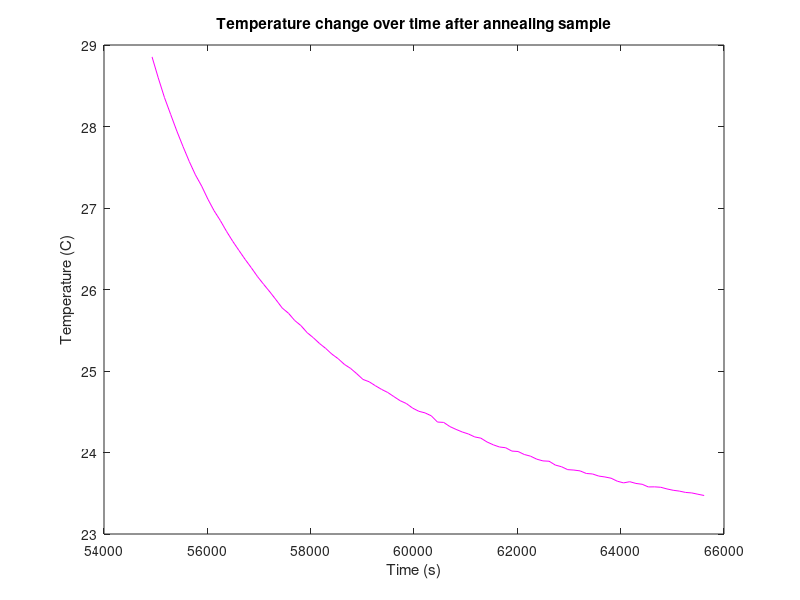
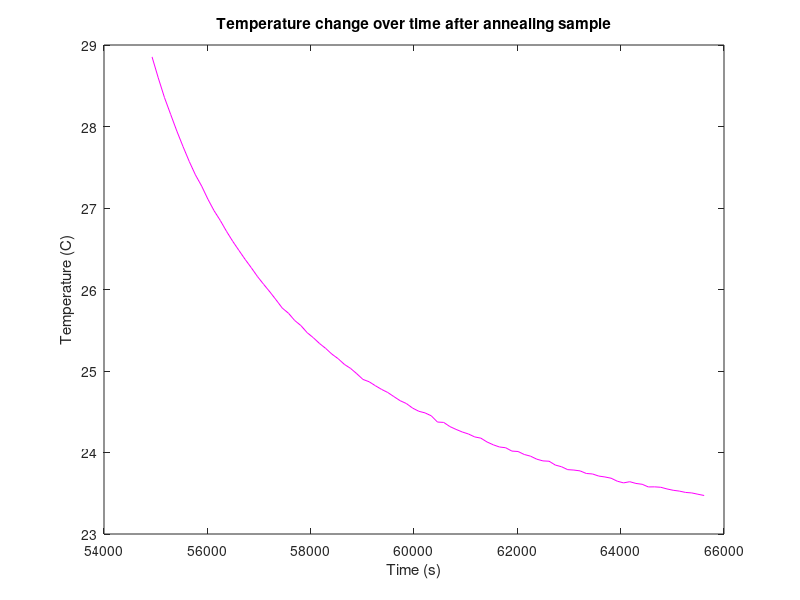
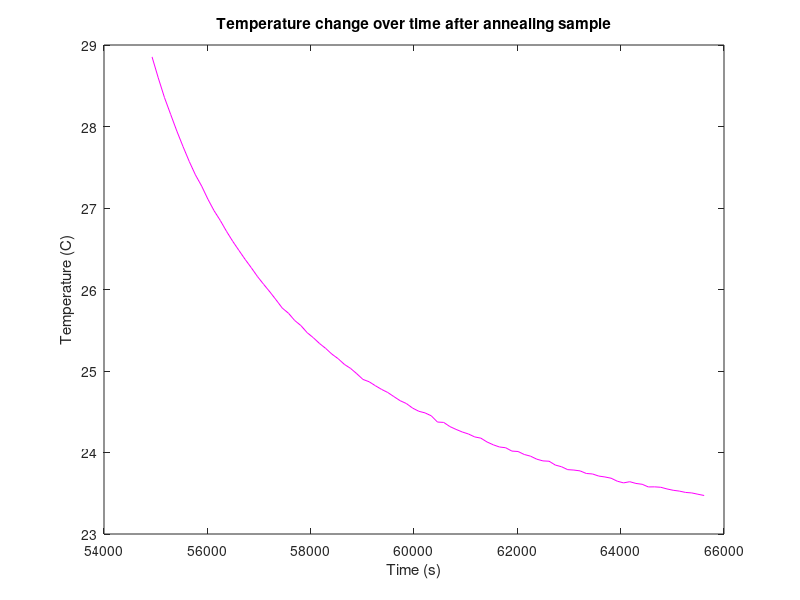
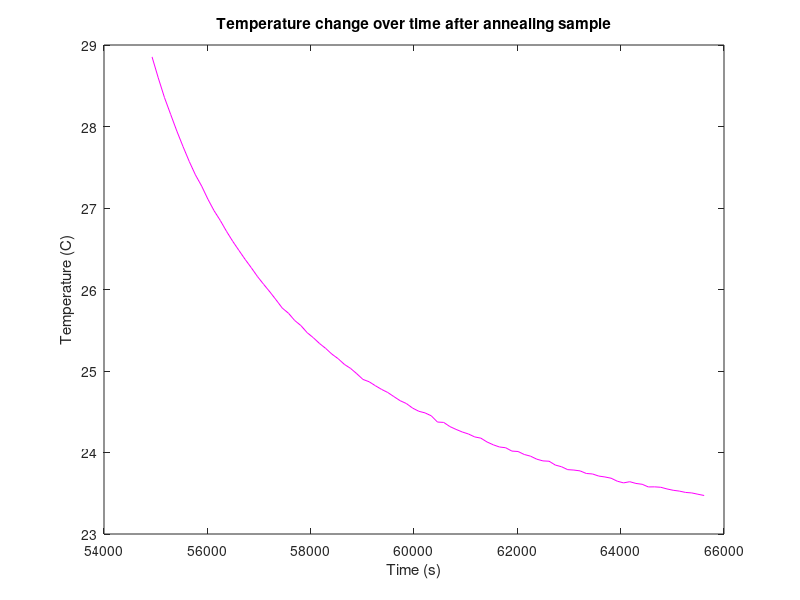

MATLAB code for these plots, in order:

% plot data and save so that files can be transferred from cluster to local
% machine and then viewed

load("./kns_evolution_data.mat");

% T_timestamp, which is the time from the heating element,
% starts at 39752.61500 seconds
% all_times, which are all the timestamps from the TGS unit,
% start at 39907 seconds
% These numbers seem arcane, but they are actually just clock
% time in seconds.
% We subtract off 10 hrs = 36000 seconds to make time axis
% labels less confusing.
T_timestamp = T_timestamp - 36000;
all_times = all_times - 36000;


fmt1 = "m";     % solid violet line
fmt2 = "*m";    % violet data points (scatter plot)
fmt3 = "--m";   % dashed violet line


plot(times.post_anneal00, Ts.post_anneal00, fmt1);
title("Temperature change over time after annealing sample");
xlabel("Time (s)");
ylabel("Temperature (C)");
print("-dpdflatex", "~/strand/plots/T_over_time_post_anneal00");
print("-dpsc", "~/strand/plots/T_over_time_post_anneal00");
print("-depsc", "~/strand/plots/T_over_time_post_anneal00");
print("-dsvg", "~/strand/plots/T_over_time_post_anneal00");
print("-dpdf", "~/strand/plots/T_over_time_post_anneal00");
print("-dpng", "~/strand/plots/T_over_time_post_anneal00");



plot(Ts.post_anneal00, alphas.post_anneal00, fmt2);
title("Thermal diffusivity as a function of temperature after annealing sample");
xlabel("Temperature (C)");
ylabel("Thermal diffusivity");
print("-dpdflatex", "~/strand/plots/alpha_vs_T_post_anneal00");
print("-dpsc", "~/strand/plots/alpha_vs_T_post_anneal00");
print("-depsc", "~/strand/plots/alpha_vs_T_post_anneal00");
print("-dsvg", "~/strand/plots/alpha_vs_T_post_anneal00");
print("-dpdf", "~/strand/plots/alpha_vs_T_post_anneal00");
print("-dpng", "~/strand/plots/alpha_vs_T_post_anneal00");



plot(times.post_anneal00, alphas.post_anneal00, fmt2); 
title("Thermal diffusivity as a function of time after annealing sample");
xlabel("Time (s)");
ylabel("Thermal diffusivity");
print("-dpdflatex", "~/strand/plots/alpha_vs_time_post_anneal00");
print("-dpsc", "~/strand/plots/alpha_vs_time_post_anneal00");
print("-depsc", "~/strand/plots/alpha_vs_time_post_anneal00");
print("-dsvg", "~/strand/plots/alpha_vs_time_post_anneal00");
print("-dpdf", "~/strand/plots/alpha_vs_time_post_anneal00");
print("-dpng", "~/strand/plots/alpha_vs_time_post_anneal00");






plot(all_times, all_alphas, fmt2);
title("Thermal diffusivity over time for entire experiment");
xlabel("Time (s)");
ylabel("Thermal diffusivity");
print("-dpdflatex", "~/strand/plots/alphas_vs_time_all_seconds");
print("-dpsc", "~/strand/plots/alphas_vs_time_all_seconds");
print("-depsc", "~/strand/plots/alphas_vs_time_all_seconds");
print("-dsvg", "~/strand/plots/alphas_vs_time_all_seconds");
print("-dpdf", "~/strand/plots/alphas_vs_time_all_seconds");
print("-dpng", "~/strand/plots/alphas_vs_time_all_seconds");



plot(all_times/3600, all_alphas, fmt2);
title("Thermal diffusivity over time for entire experiment");
xlabel("Time (hrs)");
ylabel("Thermal diffusivity");
print("-dpdflatex", "~/strand/plots/alphas_vs_time_all_hours");
print("-dpsc", "~/strand/plots/alphas_vs_time_all_hours");
print("-depsc", "~/strand/plots/alphas_vs_time_all_seconds");
print("-dpdf", "~/strand/plots/alphas_vs_time_all_seconds");
print("-dsvg", "~/strand/plots/alphas_vs_time_all_seconds");
print("-dpng", "~/strand/plots/alphas_vs_time_all_seconds");


plot(all_times, all_Ts, fmt3);
title("Temperature of sample for duration of experiment");
xlabel("Time (s)");
ylabel("Temperature (C)");
print("-dpdflatex", "~/strand/plots/Ts_vs_time_all_seconds");
print("-dpsc", "~/strand/plots/Ts_vs_time_all_seconds");
print("-depsc", "~/strand/plots/Ts_vs_time_all_seconds");
print("-dpdf", "~/strand/plots/Ts_vs_time_all_seconds");
print("-dsvg", "~/strand/plots/Ts_vs_time_all_seconds");
print("-dpng", "~/strand/plots/Ts_vs_time_all_seconds");



plot(all_times/3600, all_Ts, fmt3);
title("Temperature of sample for duration of experiment");
xlabel("Time (hrs)");
ylabel("Temperature (C)");
print("-dpdflatex", "~/strand/plots/Ts_vs_time_all_hours");
print("-dpsc", "~/strand/plots/Ts_vs_time_all_hours");
print("-depsc", "~/strand/plots/Ts_vs_time_all_hours");
print("-dpdf", "~/strand/plots/Ts_vs_time_all_hours");
print("-dpng", "~/strand/plots/Ts_vs_time_all_hours");
print("-dsvg", "~/strand/plots/Ts_vs_time_all_hours");



plot(all_Ts, all_alphas, fmt2);
title("Thermal diffusivity as a function of temperature for the entire experiment");
xlabel("Temperature (C)");
ylabel("Thermal diffusivity");
print("-dpdflatex", "~/strand/plots/alphas_vs_Ts_all");
print("-dpsc", "~/strand/plots/alphas_vs_Ts_all");
print("-depsc", "~/strand/plots/alphas_vs_Ts_all");
print("-dpdf", "~/strand/plots/alphas_vs_Ts_all");
print("-dpng", "~/strand/plots/alphas_vs_Ts_all");
print("-dsvg", "~/strand/plots/alphas_vs_Ts_all");



plot(T_timestamp, T_out, fmt1);
title("Temperature of sample over time");
xlabel("Time (s)");
ylabel("Temperature (C)");
print("-dpdflatex", "~/strand/plots/T_vs_time_omega_all");
print("-dpsc", "~/strand/plots/T_vs_time_omega_all");
print("-depsc", "~/strand/plots/T_vs_time_omega_all");
print("-dpdf", "~/strand/plots/T_vs_time_omega_all");
print("-dpng", "~/strand/plots/T_vs_time_omega_all");
print("-dsvg", "~/strand/plots/T_vs_time_omega_all");

plot(T_timestamp/3600, T_out, fmt1);
title("Temperature of sample over time");
xlabel("Time (hrs)");
ylabel("Temperature (C)");
print("-dpdflatex", "~/strand/plots/T_vs_time_omega_all_hours");
print("-dpsc", "~/strand/plots/T_vs_time_omega_all_hours");
print("-depsc", "~/strand/plots/T_vs_time_omega_all_hours");
print("-dpdf", "~/strand/plots/T_vs_time_omega_all_hours");
print("-dpng", "~/strand/plots/T_vs_time_omega_all_hours");
print("-dsvg", "~/strand/plots/T_vs_time_omega_all_hours");


%
%title("");
%xlabel("");
%ylabel("");
%print("-dpdflatex", "~/strand/plots/");
%print("-dpsc", "~/strand/plots/");


